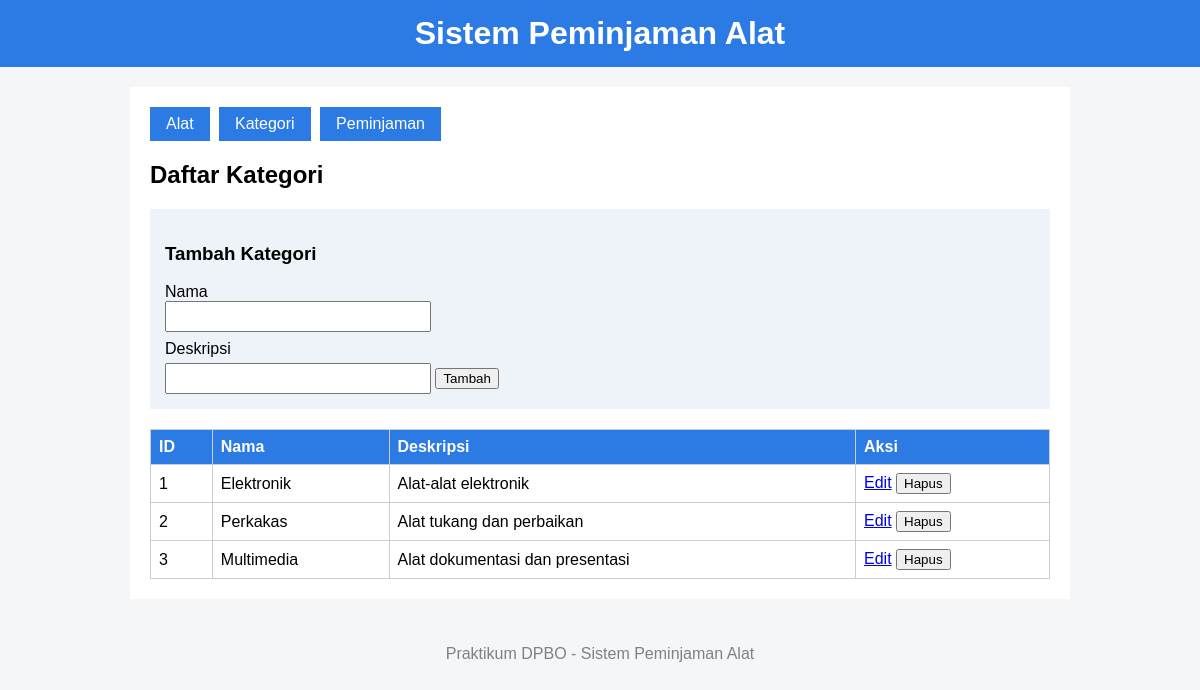
The app's page /index.php?page=categories with its own data.
### tables this page shows
CREATE TABLE categories (
    id INT AUTO_INCREMENT PRIMARY KEY,
    name VARCHAR(100) NOT NULL,
    description VARCHAR(255)
);

### index.php (called while the page is built, shortened)
<?php
require_once 'class/Category.php';
$page = isset($_GET['page']) ? $_GET['page'] : 'tools';
include 'view/header.php';
include 'view/' . $page . '.php';
include 'view/footer.php';

### class/Category.php (called while the page is built, shortened)
<?php
class Category
{
    private $db;
    public function __construct($db)
    {
        $this->db = $db;
    }
    public function getAll()
    {
        $stmt = $this->db->prepare("SELECT * FROM categories ORDER BY id ASC");
        $stmt->execute();
        return $stmt->fetchAll();
    }
}

### view/categories.php (the view, shortened to what this page needs)
<?php
$category = new Category($db);
$editData = null;
$categories = $category->getAll();
?>
<h2>Daftar Kategori</h2>
<form method="POST" action="index.php?page=categories" class="form">
    <h3><?= $editData ? "Ubah Kategori" : "Tambah Kategori" ?></h3>
    <label>Nama</label>
    <input type="text" name="name" required value="<?= $editData ? htmlspecialchars($editData['name']) : '' ?>">
    <label>Deskripsi</label>
    <input type="text" name="description" value="<?= $editData ? htmlspecialchars($editData['description']) : '' ?>">
    <?php if ($editData) { ?>
        <button type="submit" name="update">Simpan Perubahan</button>
        <a href="index.php?page=categories">Batal</a>
    <?php } else { ?>
        <button type="submit" name="add">Tambah</button>
    <?php } ?>
</form>
<table>
    <tr>
        <th>ID</th>
        <th>Nama</th>
        <th>Deskripsi</th>
        <th>Aksi</th>
    </tr>
    <?php foreach ($categories as $row) { ?>
        <tr>
            <td><?= $row['id'] ?></td>
            <td><?= htmlspecialchars($row['name']) ?></td>
            <td><?= htmlspecialchars($row['description']) ?></td>
            <td>
                <a href="index.php?page=categories&edit=<?= $row['id'] ?>">Edit</a>
                <form method="POST" action="index.php?page=categories" class="inline"
                      onsubmit="return confirm('Yakin hapus?')">
                    <button type="submit" name="delete">Hapus</button>
                </form>
            </td>
        </tr>
    <?php } ?>
</table>

### style.css (style rules this page uses)
body { font-family: Arial, sans-serif; margin: 0; background: #f4f6f8; }
.form { background: #eef3fa; padding: 15px; margin-bottom: 20px; }
.form label { display: block; margin-top: 8px; }
.form input, .form select { padding: 6px; width: 250px; }
.form button { margin-top: 10px; }
table { width: 100%; border-collapse: collapse; }
th, td { border: 1px solid #ccc; padding: 8px; text-align: left; }
th { background: #2c7be5; color: white; }
.inline { display: inline; }

### records on screen
categories: id "1", name "Elektronik", description "Alat-alat elektronik"
categories: id "2", name "Perkakas", description "Alat tukang dan perbaikan"
categories: id "3", name "Multimedia", description "Alat dokumentasi dan presentasi"
